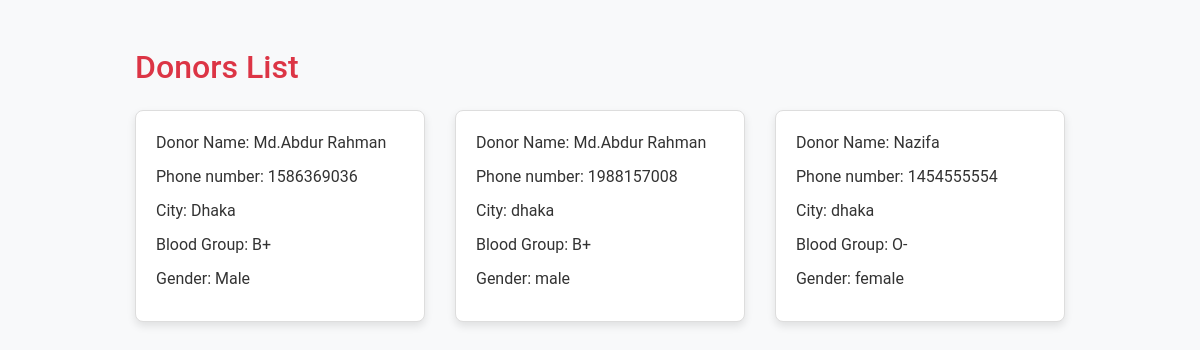
Screenshot of /php/blood_donor_card.php with the database file from the repository.
### tables this page shows
CREATE TABLE `signup_info` (
  `donor_id` int(11) NOT NULL,
  `fullName` varchar(150) NOT NULL,
  `email` varchar(200) NOT NULL,
  `dateOfBirth` date NOT NULL,
  `gender` varchar(10) NOT NULL,
  `bloodGroup` varchar(100) NOT NULL,
  `city` varchar(50) NOT NULL,
  `phoneNumber` int(20) NOT NULL,
  `password` varchar(100) NOT NULL,
  `token` varchar(10) NOT NULL,
  `updatedTime` timestamp NOT NULL DEFAULT current_timestamp() ON UPDATE current_timestamp()
);

### php/blood_donor_card.php (the view, shortened to what this page needs)
<!DOCTYPE html>
<html lang="en">
<head>
    <link rel="stylesheet" href="https://stackpath.bootstrapcdn.com/bootstrap/4.5.2/css/bootstrap.min.css">
    <link rel="stylesheet" href="https://maxcdn.bootstrapcdn.com/font-awesome/4.7.0/css/font-awesome.min.css">
</head>
<body>
    <div class="wrapper">
        <div class="container-fluid">
            <div class="row">
                <div class="col-md-12">
                    <div class="mt-5 mb-3 clearfix">
                        <h2 class="pull-left">Donors List</h2>
                    </div>
                    <div class="row">
                        <?php
                        require_once "C:/xampp/htdocs/web/php/databse.php";
                        $sql = "SELECT fullName,phoneNumber,city,bloodGroup,gender FROM signup_info";
                        if($result = mysqli_query($con, $sql)){
                            while($row = mysqli_fetch_array($result)){
                                echo '<div class="col-md-4">';
                                echo '<div class="card">';
                                echo '<div class="card-body">';
                                echo '<p class="card-text">Donor Name: ' . $row['fullName'] . '</p>';
                                echo '<p class="card-text">Phone number: ' . $row['phoneNumber'] . '</p>';
                                echo '<p class="card-text">City: ' . $row['city'] . '</p>';
                                echo '<p class="card-text">Blood Group: ' . $row['bloodGroup'] . '</p>';
                                echo '<p class="card-text">Gender: ' . $row['gender'] . '</p>';
                                echo '</div>';
                                echo '</div>';
                                echo '</div>';
                            }
                        } else{
                            echo '<div class="alert alert-danger"><em>No records were found.</em></div>';
                        }
                        ?>
                    </div>
                </div>
            </div>
        </div>
    </div>
</body>
</html>

### php/blood_donor_card.php (style rules this page uses)
body { font-family: 'Roboto', sans-serif; background-color: #f8f9fa; }
.wrapper { width: 80%; margin: 0 auto; }
.card { margin-bottom: 20px; box-shadow: 0 4px 8px rgba(0, 0, 0, 0.1); border: 1px solid #ddd; background-color: #fff; border-radius: 8px; transition: box-shadow 0.3s; }
.card-body { padding: 20px; }
.card-text { color: #333; margin-bottom: 10px; }
.mt-5 { margin-top: 3rem; }
h2 { color: #dc3545; }

### rows the page displays
signup_info: fullName "Md.Abdur Rahman", phoneNumber "1586369036", city "Dhaka", bloodGroup "B+", gender "Male"
signup_info: fullName "Md.Abdur Rahman", phoneNumber "1988157008", city "dhaka", bloodGroup "B+", gender "male"
signup_info: fullName "Nazifa", phoneNumber "1454555554", city "dhaka", bloodGroup "O-", gender "female"
